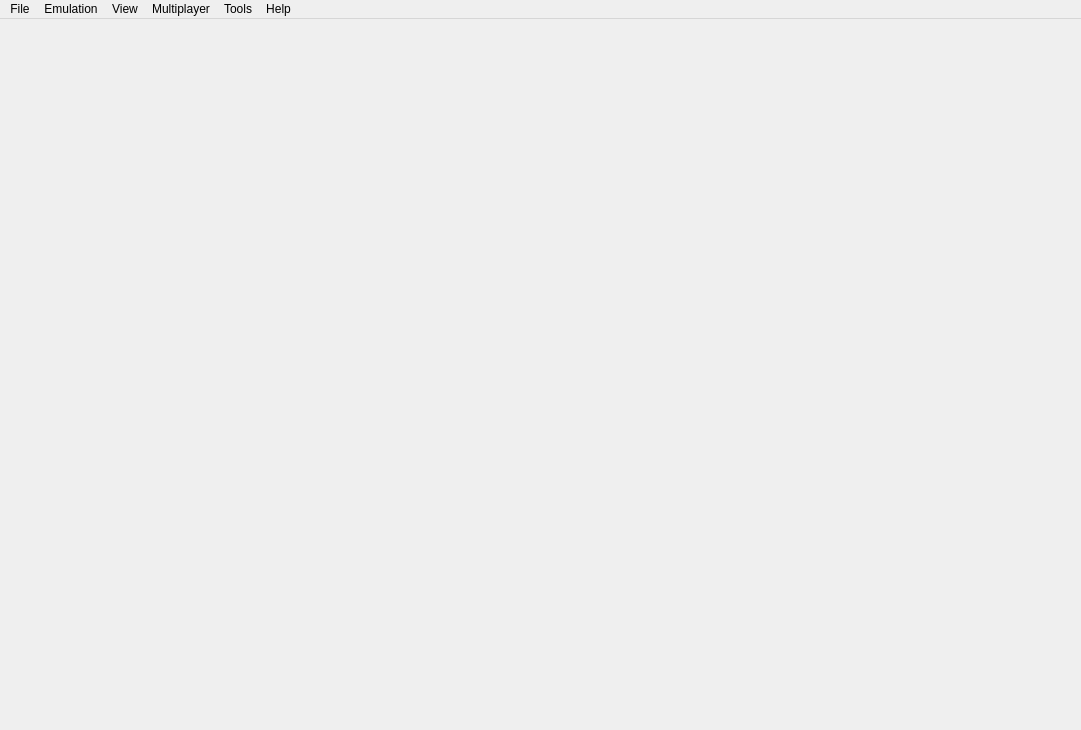
<?xml version="1.0" encoding="UTF-8"?>
<ui version="4.0">
 <class>MainWindow</class>
 <widget class="QMainWindow" name="MainWindow">
  <property name="geometry">
   <rect>
    <x>0</x>
    <y>0</y>
    <width>1081</width>
    <height>730</height>
   </rect>
  </property>
  <property name="windowTitle">
   <string>Azahar</string>
  </property>
  <property name="windowIcon">
   <iconset>
    <normaloff>dist/azahar.png</normaloff>dist/azahar.png</iconset>
  </property>
  <property name="tabShape">
   <enum>QTabWidget::Rounded</enum>
  </property>
  <property name="dockNestingEnabled">
   <bool>true</bool>
  </property>
  <widget class="QWidget" name="centralwidget">
   <layout class="QHBoxLayout" name="horizontalLayout">
    <property name="leftMargin">
     <number>0</number>
    </property>
    <property name="topMargin">
     <number>0</number>
    </property>
    <property name="rightMargin">
     <number>0</number>
    </property>
    <property name="bottomMargin">
     <number>0</number>
    </property>
   </layout>
  </widget>
  <widget class="QMenuBar" name="menubar">
   <property name="geometry">
    <rect>
     <x>0</x>
     <y>0</y>
     <width>1081</width>
     <height>22</height>
    </rect>
   </property>
   <widget class="QMenu" name="menu_File">
    <property name="title">
     <string>File</string>
    </property>
    <widget class="QMenu" name="menu_Boot_Home_Menu">
     <property name="title">
      <string>Boot Home Menu</string>
     </property>
     <addaction name="action_Boot_Home_Menu_JPN"/>
     <addaction name="action_Boot_Home_Menu_USA"/>
     <addaction name="action_Boot_Home_Menu_EUR"/>
     <addaction name="action_Boot_Home_Menu_AUS"/>
     <addaction name="action_Boot_Home_Menu_CHN"/>
     <addaction name="action_Boot_Home_Menu_KOR"/>
     <addaction name="action_Boot_Home_Menu_TWN"/>
    </widget>
    <widget class="QMenu" name="menu_recent_files">
     <property name="title">
      <string>Recent Files</string>
     </property>
    </widget>
    <widget class="QMenu" name="menu_Amiibo">
     <property name="title">
      <string>Amiibo</string>
     </property>
     <addaction name="action_Load_Amiibo"/>
     <addaction name="action_Remove_Amiibo"/>
    </widget>
    <addaction name="action_Load_File"/>
    <addaction name="action_Install_CIA"/>
    <addaction name="action_Connect_Artic"/>
    <addaction name="separator"/>
    <addaction name="menu_Boot_Home_Menu"/>
    <addaction name="separator"/>
    <addaction name="menu_recent_files"/>
    <addaction name="separator"/>
    <addaction name="menu_Amiibo"/>
    <addaction name="separator"/>
    <addaction name="action_Open_Citra_Folder"/>
    <addaction name="separator"/>
    <addaction name="action_Exit"/>
   </widget>
   <widget class="QMenu" name="menu_Emulation">
    <property name="title">
     <string>Emulation</string>
    </property>
    <widget class="QMenu" name="menu_Save_State">
     <property name="title">
      <string>Save State</string>
     </property>
     <addaction name="action_Save_to_Oldest_Slot"/>
     <addaction name="separator"/>
    </widget>
    <widget class="QMenu" name="menu_Load_State">
     <property name="title">
      <string>Load State</string>
     </property>
     <addaction name="action_Load_from_Newest_Slot"/>
     <addaction name="separator"/>
    </widget>
    <addaction name="action_Pause"/>
    <addaction name="action_Stop"/>
    <addaction name="action_Restart"/>
    <addaction name="separator"/>
    <addaction name="menu_Load_State"/>
    <addaction name="menu_Save_State"/>
    <addaction name="separator"/>
    <addaction name="action_Configure"/>
    <addaction name="action_Configure_Current_Game"/>
   </widget>
   <widget class="QMenu" name="menu_View">
    <property name="title">
     <string>View</string>
    </property>
    <widget class="QMenu" name="menu_View_Debugging">
     <property name="title">
      <string>Debugging</string>
     </property>
     <addaction name="action_Create_Pica_Surface_Viewer"/>
     <addaction name="separator"/>
    </widget>
    <widget class="QMenu" name="menu_Screen_Layout">
     <property name="title">
      <string>Screen Layout</string>
     </property>
     <addaction name="action_Screen_Layout_Default"/>
     <addaction name="action_Screen_Layout_Single_Screen"/>
     <addaction name="action_Screen_Layout_Large_Screen"/>
     <addaction name="action_Screen_Layout_Side_by_Side"/>
     <addaction name="action_Screen_Layout_Separate_Windows"/>
     <addaction name="action_Screen_Layout_Hybrid_Screen"/>
     <addaction name="action_Screen_Layout_Custom_Layout"/>
     <addaction name="separator"/>
     <addaction name="action_Screen_Layout_Upright_Screens"/>
     <addaction name="action_Screen_Layout_Swap_Screens"/>
     <widget class="QMenu" name="menu_Small_Screen_Position">
      <property name="enabled">
     <bool>true</bool>
    </property>
      <property name="title">
       <string>Small Screen Position</string>
      </property>
      <addaction name="action_Small_Screen_TopRight"/>
      <addaction name="action_Small_Screen_MiddleRight"/>
      <addaction name="action_Small_Screen_BottomRight"/>
      <addaction name="action_Small_Screen_TopLeft"/>
      <addaction name="action_Small_Screen_MiddleLeft"/>
      <addaction name="action_Small_Screen_BottomLeft"/>
      <addaction name="action_Small_Screen_Above"/>
      <addaction name="action_Small_Screen_Below"/>
     </widget>
     <addaction name="menu_Small_Screen_Position"/>
    </widget>
    <addaction name="action_Fullscreen"/>
    <addaction name="action_Single_Window_Mode"/>
    <addaction name="menu_Screen_Layout"/>
    <addaction name="separator"/>
    <addaction name="action_Display_Dock_Widget_Headers"/>
    <addaction name="action_Show_Filter_Bar"/>
    <addaction name="action_Show_Status_Bar"/>
    <addaction name="separator"/>
    <addaction name="menu_View_Debugging"/>
   </widget>
   <widget class="QMenu" name="menu_Multiplayer">
    <property name="enabled">
     <bool>true</bool>
    </property>
    <property name="title">
     <string>Multiplayer</string>
    </property>
    <addaction name="action_View_Lobby"/>
    <addaction name="action_Start_Room"/>
    <addaction name="action_Connect_To_Room"/>
    <addaction name="separator"/>
    <addaction name="action_Show_Room"/>
    <addaction name="action_Leave_Room"/>
   </widget>
   <widget class="QMenu" name="menu_Tools">
    <property name="title">
     <string>Tools</string>
    </property>
    <widget class="QMenu" name="menu_Movie">
     <property name="title">
      <string>Movie</string>
     </property>
     <addaction name="action_Record_Movie"/>
     <addaction name="action_Play_Movie"/>
     <addaction name="action_Close_Movie"/>
     <addaction name="separator"/>
     <addaction name="action_Movie_Read_Only_Mode"/>
     <addaction name="action_Save_Movie"/>
    </widget>
    <addaction name="action_Advance_Frame"/>
    <addaction name="menu_Movie"/>
    <addaction name="separator"/>
    <addaction name="action_Capture_Screenshot"/>
    <addaction name="action_Dump_Video"/>
   </widget>
   <widget class="QMenu" name="menu_Help">
    <property name="title">
     <string>Help</string>
    </property>
    <addaction name="separator"/>
    <addaction name="action_Report_Compatibility"/>
    <addaction name="separator"/>
    <addaction name="action_Open_Log_Folder"/>
    <addaction name="action_FAQ"/>
    <addaction name="action_About"/>
   </widget>
   <addaction name="menu_File"/>
   <addaction name="menu_Emulation"/>
   <addaction name="menu_View"/>
   <addaction name="menu_Multiplayer"/>
   <addaction name="menu_Tools"/>
   <addaction name="menu_Help"/>
  </widget>
  <action name="action_Load_File">
   <property name="text">
    <string>Load File...</string>
   </property>
  </action>
  <action name="action_Install_CIA">
   <property name="text">
    <string>Install CIA...</string>
   </property>
  </action>
  <action name="action_Connect_Artic">
    <property name="text">
      <string>Connect to Artic Base...</string>
    </property>
  </action>
  <action name="action_Boot_Home_Menu_JPN">
   <property name="text">
    <string>JPN</string>
   </property>
  </action>
  <action name="action_Boot_Home_Menu_USA">
   <property name="text">
    <string>USA</string>
   </property>
  </action>
  <action name="action_Boot_Home_Menu_EUR">
   <property name="text">
    <string>EUR</string>
   </property>
  </action>
  <action name="action_Boot_Home_Menu_AUS">
   <property name="text">
    <string>AUS</string>
   </property>
  </action>
  <action name="action_Boot_Home_Menu_CHN">
   <property name="text">
    <string>CHN</string>
   </property>
  </action>
  <action name="action_Boot_Home_Menu_KOR">
   <property name="text">
    <string>KOR</string>
   </property>
  </action>
  <action name="action_Boot_Home_Menu_TWN">
   <property name="text">
    <string>TWN</string>
   </property>
  </action>
  <action name="action_Exit">
   <property name="text">
    <string>Exit</string>
   </property>
  </action>
  <action name="action_Pause">
   <property name="enabled">
    <bool>false</bool>
   </property>
   <property name="text">
    <string>Pause</string>
   </property>
  </action>
  <action name="action_Stop">
   <property name="enabled">
    <bool>false</bool>
   </property>
   <property name="text">
    <string>Stop</string>
   </property>
  </action>
  <action name="action_Save">
   <property name="enabled">
    <bool>false</bool>
   </property>
   <property name="text">
    <string>Save</string>
   </property>
  </action>
  <action name="action_Load">
   <property name="enabled">
    <bool>false</bool>
   </property>
   <property name="text">
    <string>Load</string>
   </property>
  </action>
  <action name="action_FAQ">
   <property name="text">
    <string>FAQ</string>
   </property>
  </action>
  <action name="action_About">
   <property name="text">
    <string>About Azahar</string>
   </property>
   <property name="menuRole">
    <enum>QAction::AboutRole</enum>
   </property>
  </action>
  <action name="action_Single_Window_Mode">
   <property name="checkable">
    <bool>true</bool>
   </property>
   <property name="text">
    <string>Single Window Mode</string>
   </property>
  </action>
  <action name="action_Save_to_Oldest_Slot">
   <property name="text">
    <string>Save to Oldest Slot</string>
   </property>
  </action>
  <action name="action_Load_from_Newest_Slot">
   <property name="text">
    <string>Load from Newest Slot</string>
   </property>
  </action>
  <action name="action_Configure">
   <property name="text">
    <string>Configure...</string>
   </property>
   <property name="menuRole">
    <enum>QAction::PreferencesRole</enum>
   </property>
  </action>
  <action name="action_Display_Dock_Widget_Headers">
   <property name="checkable">
    <bool>true</bool>
   </property>
   <property name="text">
    <string>Display Dock Widget Headers</string>
   </property>
  </action>
  <action name="action_Show_Filter_Bar">
   <property name="checkable">
    <bool>true</bool>
   </property>
   <property name="text">
    <string>Show Filter Bar</string>
   </property>
  </action>
  <action name="action_Show_Status_Bar">
   <property name="checkable">
    <bool>true</bool>
   </property>
   <property name="text">
    <string>Show Status Bar</string>
   </property>
  </action>
  <action name="action_Create_Pica_Surface_Viewer">
   <property name="text">
    <string>Create Pica Surface Viewer</string>
   </property>
  </action>
  <action name="action_Record_Movie">
   <property name="text">
    <string>Record...</string>
   </property>
  </action>
  <action name="action_Play_Movie">
   <property name="text">
    <string>Play...</string>
   </property>
  </action>
  <action name="action_Close_Movie">
   <property name="text">
    <string>Close</string>
   </property>
   <property name="enabled">
    <bool>false</bool>
   </property>
  </action>
  <action name="action_Save_Movie">
   <property name="enabled">
    <bool>false</bool>
   </property>
   <property name="text">
    <string>Save without Closing</string>
   </property>
  </action>
  <action name="action_Movie_Read_Only_Mode">
   <property name="checkable">
    <bool>true</bool>
   </property>
   <property name="checked">
    <bool>true</bool>
   </property>
   <property name="text">
    <string>Read-Only Mode</string>
   </property>
  </action>
  <action name="action_Advance_Frame">
   <property name="enabled">
    <bool>false</bool>
   </property>
   <property name="text">
    <string>Advance Frame</string>
   </property>
  </action>
  <action name="action_Capture_Screenshot">
   <property name="enabled">
    <bool>false</bool>
   </property>
   <property name="text">
    <string>Capture Screenshot</string>
   </property>
  </action>
  <action name="action_Dump_Video">
   <property name="checkable">
    <bool>true</bool>
   </property>
   <property name="text">
    <string>Dump Video</string>
   </property>
  </action>
  <action name="action_View_Lobby">
   <property name="enabled">
    <bool>true</bool>
   </property>
   <property name="text">
    <string>Browse Public Rooms</string>
   </property>
  </action>
  <action name="action_Start_Room">
   <property name="enabled">
    <bool>true</bool>
   </property>
   <property name="text">
    <string>Create Room</string>
   </property>
  </action>
  <action name="action_Leave_Room">
   <property name="enabled">
    <bool>false</bool>
   </property>
   <property name="text">
    <string>Leave Room</string>
   </property>
  </action>
  <action name="action_Connect_To_Room">
   <property name="text">
    <string>Direct Connect to Room</string>
   </property>
  </action>
  <action name="action_Show_Room">
   <property name="enabled">
    <bool>false</bool>
   </property>
   <property name="text">
    <string>Show Current Room</string>
   </property>
  </action>
  <action name="action_Fullscreen">
   <property name="checkable">
    <bool>true</bool>
   </property>
   <property name="text">
    <string>Fullscreen</string>
   </property>
  </action>
  <action name="action_Open_Log_Folder">
   <property name="text">
    <string>Open Log Folder</string>
   </property>
   <property name="toolTip">
    <string>Opens the Azahar Log folder</string>
   </property>
  </action>
  <action name="action_Screen_Layout_Default">
   <property name="checkable">
    <bool>true</bool>
   </property>
   <property name="text">
    <string>Default</string>
   </property>
  </action>
  <action name="action_Screen_Layout_Single_Screen">
   <property name="checkable">
    <bool>true</bool>
   </property>
   <property name="text">
    <string>Single Screen</string>
   </property>
  </action>
  <action name="action_Screen_Layout_Large_Screen">
   <property name="checkable">
    <bool>true</bool>
   </property>
   <property name="text">
    <string>Large Screen</string>
   </property>
  </action>
  <action name="action_Screen_Layout_Side_by_Side">
   <property name="checkable">
    <bool>true</bool>
   </property>
   <property name="text">
    <string>Side by Side</string>
   </property>
  </action>
  <action name="action_Screen_Layout_Separate_Windows">
   <property name="checkable">
    <bool>true</bool>
   </property>
   <property name="text">
    <string>Separate Windows</string>
   </property>
  </action>
  <action name="action_Screen_Layout_Hybrid_Screen">
   <property name="checkable">
    <bool>true</bool>
   </property>
   <property name="text">
    <string>Hybrid Screen</string>
   </property>
  </action>
  <action name="action_Screen_Layout_Custom_Layout">
   <property name="checkable">
    <bool>true</bool>
   </property>
   <property name="text">
    <string>Custom Layout</string>
   </property>
  </action>
  <action name="action_Small_Screen_TopRight">
   <property name="checkable">
    <bool>true</bool>
   </property>
   <property name="text">
    <string>Top Right</string>
   </property>
  </action>
  <action name="action_Small_Screen_MiddleRight">
   <property name="checkable">
    <bool>true</bool>
   </property>
   <property name="text">
    <string>Middle Right</string>
   </property>
  </action>
  <action name="action_Small_Screen_BottomRight">
   <property name="checkable">
    <bool>true</bool>
   </property>
   <property name="text">
    <string>Bottom Right</string>
   </property>
  </action>
  <action name="action_Small_Screen_TopLeft">
   <property name="checkable">
    <bool>true</bool>
   </property>
   <property name="text">
    <string>Top Left</string>
   </property>
  </action>
  <action name="action_Small_Screen_MiddleLeft">
   <property name="checkable">
    <bool>true</bool>
   </property>
   <property name="text">
    <string>Middle Left</string>
   </property>
  </action>
  <action name="action_Small_Screen_BottomLeft">
   <property name="checkable">
    <bool>true</bool>
   </property>
   <property name="text">
    <string>Bottom Left</string>
   </property>
  </action>
  <action name="action_Small_Screen_Above">
   <property name="checkable">
    <bool>true</bool>
   </property>
   <property name="text">
    <string>Above</string>
   </property>
  </action>
  <action name="action_Small_Screen_Below">
   <property name="checkable">
    <bool>true</bool>
   </property>
   <property name="text">
    <string>Below</string>
   </property>
  </action>
  <action name="action_Screen_Layout_Swap_Screens">
   <property name="checkable">
    <bool>true</bool>
   </property>
   <property name="text">
    <string>Swap Screens</string>
   </property>
  </action>
  <action name="action_Screen_Layout_Upright_Screens">
   <property name="checkable">
    <bool>true</bool>
   </property>
   <property name="text">
    <string>Rotate Upright</string>
   </property>
  </action>
  <action name="action_Report_Compatibility">
   <property name="text">
    <string>Report Compatibility</string>
   </property>
  </action>
  <action name="action_Restart">
   <property name="enabled">
    <bool>false</bool>
   </property>
   <property name="text">
    <string>Restart</string>
   </property>
  </action>
  <action name="action_Load_Amiibo">
   <property name="enabled">
    <bool>false</bool>
   </property>
   <property name="text">
    <string>Load...</string>
   </property>
  </action>
  <action name="action_Remove_Amiibo">
   <property name="enabled">
    <bool>false</bool>
   </property>
   <property name="text">
    <string>Remove</string>
   </property>
  </action>
  <action name="action_Open_Citra_Folder">
   <property name="text">
    <string>Open Azahar Folder</string>
   </property>
  </action>
  <action name="action_Configure_Current_Game">
   <property name="enabled">
    <bool>false</bool>
   </property>
   <property name="text">
    <string>Configure Current Application...</string>
   </property>
   <property name="menuRole">
    <enum>QAction::NoRole</enum>
   </property>
  </action>
 </widget>
 <resources/>
 <connections/>
</ui>
